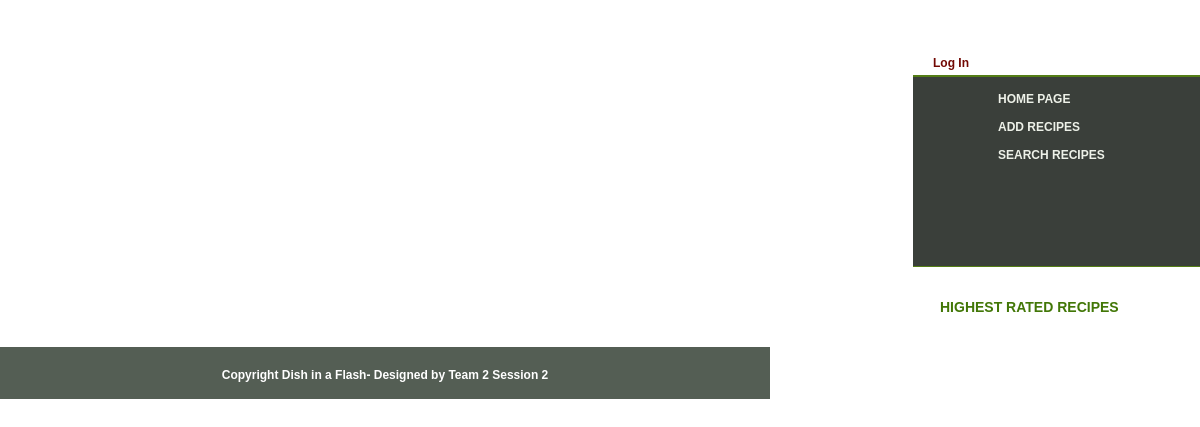
The app's page /header_right.php, older data.
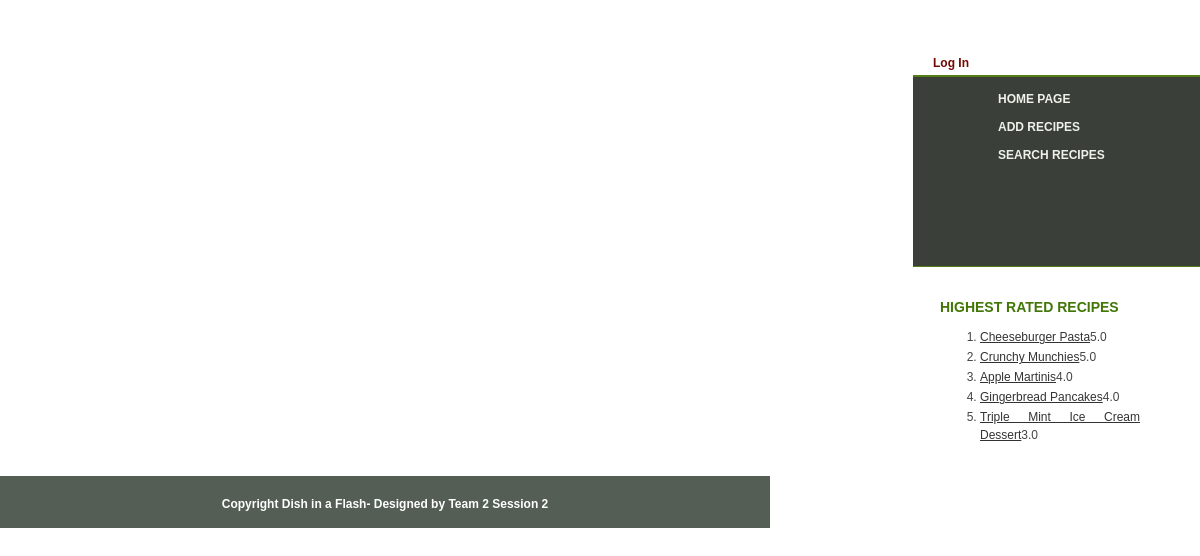
The same page, newer data.
### tables this page shows
CREATE TABLE IF NOT EXISTS `recipes` (
  `recipe_id` int(11) NOT NULL AUTO_INCREMENT,
  `email_address` varchar(50) NOT NULL,
  `recipe_name` varchar(50) NOT NULL,
  `instructions` blob NOT NULL,
  `dish_type` enum('breakfast','appetizer','main dish','side dish','dessert','drink','other') NOT NULL DEFAULT 'other',
  PRIMARY KEY (`recipe_id`)
);

### header_right.php (the view, shortened to what this page needs)
<!DOCTYPE html PUBLIC "-//W3C//DTD XHTML 1.0 Transitional//EN" "http://www.w3.org/TR/xhtml1/DTD/xhtml1-transitional.dtd">
<html xmlns="http://www.w3.org/1999/xhtml">
<head>
<link href="style.css" rel="stylesheet" type="text/css" />
</head>
<body>
  <div id="right_column">
  <?php
  	if (isset($_SESSION['name'])) {
  		echo "<div class=\"domain\"><a href=\"logout.php\">Log Out</a></div>";
  	} else {
  		echo "<div class=\"domain\"><a href=\"login.php\">Log In</a></div>";
  	}
  ?>
    <div id="menucolumn">
      <div class="menu_list">
        <ul>
          <li><a href="index.php">HOME PAGE</a></li>
          <li><a href="addRecipe.php">ADD RECIPES</a></li>
          <li><a href="search.php">SEARCH RECIPES</a></li>
        </ul>
      </div>
    </div>
    <div id="right_content">
      <h2>HIGHEST RATED RECIPES</h2>
      <ol>
      	<?php
      		include("db_connect.php");
        	$query = "SELECT rec.recipe_id, rec.recipe_name, ROUND(AVG(rat.rating),1) as rating FROM recipes rec
			LEFT JOIN ratings rat ON rec.recipe_id=rat.recipe_id
			WHERE rec.recipe_name LIKE '%$sanitized_text%' GROUP BY rec.recipe_id ORDER BY rating DESC LIMIT 5";
			$result = mysqli_query($db, $query);
			while($row = mysqli_fetch_array($result)){
	   			echo "<li>";
	   			$name = $row['recipe_name'];
				$id = $row['recipe_id'];
				$avg = $row['rating'];
				echo "<a href=\"recipe.php?id=$id\">$name</a></td><td>$avg";
				echo "</li>";
			}
    	?>
      </ol>
     </div>
  </div>
    <div id="footer">Copyright Dish in a Flash- Designed by Team 2 Session 2</a></div>
</body>
</html>

### style.css (style rules this page uses)
body { margin: 0 ; padding:0; font-family: Arial, Helvetica, sans-serif; font-size: 12px; line-height: 1.4em; color: #444444; background: url(images/body_bg.jpg) repeat; }
a:link, a:visited { color: #720803; text-decoration: none; font-weight: bold; }
h2 { font-weight: bold; margin-bottom: 0px; font-size: 14px; color:#427707; padding-top: 20px; }
#right_column { float: right; width: 287px; }
.domain { float: left; width: 267px; padding-top: 55px; padding-left: 20px; background: #FFFFFF; color:#006633; height: 20px; }
#menucolumn { float: left; background: #3a3f3a; height: 189px; width: 287px; border-bottom: solid 1px #547d16; border-top: solid 2px #547d16; }
.menu_list { float: left; width: 230px; padding-left: 25px; }
.menu_list ul { list-style-type: none; margin: 10px; padding: 0; width: 213px; }
.menu_list li a { display: block; height: 24px; padding-top: 4px; color: #edf1e8; padding-left: 50px; background: url(images/menu_button.jpg); }
#right_content { float: left; width: 200px; padding-left: 27px; padding-bottom: 20px; text-align: justify; }
#right_content a { font-weight: normal; color: #333333; text-decoration: underline; line-height: 20px; }
#footer { clear: both; width: 770px; height: 32px; padding-top: 20px; text-align: center; background: #545e54; font-weight: bold; color: #FFFFFF; }

Row changes from the older to the newer data that the page shows:
added recipes: recipe_name "Cheeseburger Pasta", avg "5.0"
added recipes: recipe_name "Crunchy Munchies", avg "5.0"
added recipes: recipe_name "Apple Martinis", avg "4.0"
added recipes: recipe_name "Gingerbread Pancakes", avg "4.0"
added recipes: recipe_name "Triple Mint Ice Cream Dessert", avg "3.0"
